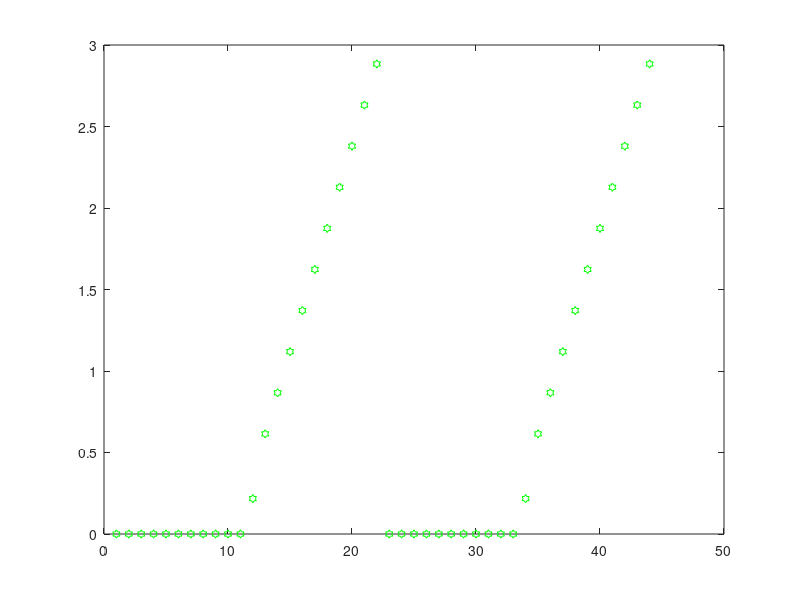

Here is the MATLAB script that generated this plot:
function [htm, area,thrustHTM] = PterodactylGeometry

span = 10;
croot = 3;
ctip  = 2;

% Center of mass
comX = -1.2667;
comY = 0;
comZ = 0;

% Hinge Geometry
hingeY = 1.75;  % Distance from center to hinge/LE intersection
psi = 15*pi/180;
phi    = 90*pi/180;     % Angle of the hinge, tips down for positive angle

%Propeller Position
hingeToProp = 0.5;

% Body Y position of hinge intersection with trailing edge
intY = (croot - hingeY/tan(-psi))/(2*(croot-ctip)/span - 1/tan(-psi));
intX = (intY-hingeY)/tan(-psi);

% Section definiton
% 1-22 is right half, 23-24 is left half
centSectionWidth = hingeY/10;
tmp = centSectionWidth/2;

%Memory allocation
htm = zeros(4,4,44);
area =zeros(1,44);

%Center section
for i = 1:10
    htm(1:4,1:4,i) = [1 0 0 -comX;0 1 0 -comY; 0 0 1 -comZ;0 0 0 1]*...
                     [1 0 0 ((i-0.5)*centSectionWidth)*(croot-ctip)/(2*span)-croot/4;...
                      0 1 0 (i-0.5)*centSectionWidth;...
                      0 0 1 0; 0 0 0 1];
    area(i) = -centSectionWidth*((i-0.5)*centSectionWidth*2*(croot-ctip)/span -croot);
end
for i = 1:10
    htm(1:4,1:4,22+i) = [1 0 0 -comX;0 1 0 -comY; 0 0 1 -comZ;0 0 0 1]*...
                        [1 0 0 ((i-0.5)*centSectionWidth)*(croot-ctip)/(2*span)-croot/4;...
                         0 1 0 -(i-0.5)*centSectionWidth;...
                         0 0 1 0; 0 0 0 1];
    area(22+i) = -centSectionWidth*((i-0.5)*centSectionWidth*2*(croot-ctip)/span -croot);
end
% End Sections
tipSectionWidth = (span/2-intY)/10;

for i=1:10
    htm(1:4,1:4,12+i)= [1 0 0 -comX;0 1 0 -comY; 0 0 1 -comZ;0 0 0 1]*...
          [cos(-psi) -sin(-psi) 0 0;sin(-psi) cos(-psi) 0 hingeY;0 0 1 0;0 0 0 1]*...
          [1 0 0 0;0 cos(phi) -sin(phi) 0;0 sin(phi) cos(phi) 0;0 0 0 1]*...
          [cos(psi) -sin(psi) 0 0;sin(psi) cos(psi) 0 0;0 0 1 0;0 0 0 1]*...
          [1 0 0 0;0 1 0 intY-hingeY;0 0 1 0;0 0 0 1]*...
          [1 0 0 (intY+(i-0.5)*tipSectionWidth)*(croot-ctip)/(2*span)-croot/4;0 1 0 (i-0.5)*tipSectionWidth;0 0 01 0;0 0 0 1];
    area(12+i) = -tipSectionWidth*((intY+(i-0.5)*tipSectionWidth)*2*(croot-ctip)/span -croot);
end
for i=1:10
    htm(1:4,1:4,34+i)= [1 0 0 -comX;0 1 0 -comY; 0 0 1 -comZ;0 0 0 1]*...
          [cos(psi) -sin(psi) 0 0;sin(psi) cos(psi) 0 -hingeY;0 0 1 0;0 0 0 1]*...
          [1 0 0 0;0 cos(-phi) -sin(-phi) 0;0 sin(-phi) cos(-phi) 0;0 0 0 1]*...
          [cos(-psi) -sin(-psi) 0 0;sin(-psi) cos(-psi) 0 0;0 0 1 0;0 0 0 1]*...
          [1 0 0 0;0 1 0 -intY+hingeY;0 0 1 0;0 0 0 1]*...
          [1 0 0 (intY+(i-0.5)*tipSectionWidth)*(croot-ctip)/(2*span)-croot/4;0 1 0 -(i-0.5)*tipSectionWidth;0 0 01 0;0 0 0 1];
    area(34+i) = -tipSectionWidth*((intY+(i-0.5)*tipSectionWidth)*2*(croot-ctip)/span -croot);
end

% HTMs of thrust
thrustHTM = zeros(4,4,3);
thrustHTM(:,:,1) = [1 0 0 -comX;0 1 0 -comY; 0 0 1 -comZ;0 0 0 1]*...
          [cos(psi) -sin(psi) 0 0;sin(psi) cos(psi) 0 -hingeY;0 0 1 0;0 0 0 1]*...
          [1 0 0 0;0 cos(phi) -sin(phi) 0;0 sin(phi) cos(phi) 0;0 0 0 1]*...
          [cos(-psi) -sin(-psi) 0 0;sin(-psi) cos(-psi) 0 0;0 0 1 0;0 0 0 1]*...
          [1 0 0 0; 0 1 0 -hingeToProp; 0 0 1 0; 0 0 0 1];
thrustHTM(:,:,2) = [1 0 0 -comX;0 1 0 -comY; 0 0 1 -comZ;0  0 0 1];
thrustHTM(:,:,3) = [1 0 0 -comX;0 1 0 -comY; 0 0 1 -comZ;0 0 0 1]*...
          [cos(-psi) -sin(-psi) 0 0;sin(-psi) cos(-psi) 0 hingeY;0 0 1 0;0 0 0 1]*...
          [1 0 0 0;0 cos(phi) -sin(phi) 0;0 sin(phi) cos(phi) 0;0 0 0 1]*...
          [cos(psi) -sin(psi) 0 0;sin(psi) cos(psi) 0 0;0 0 1 0;0 0 0 1]*...
          [1 0 0 0;0 1 0 hingeToProp;0 0 1 0; 0 0 0 1];
      
%MACs of outer triangles
htm(1:4,1:4,12) = [1 0 0 -comX;0 1 0 -comY; 0 0 1 -comZ;0 0 0 1]*...
          [cos(-psi) -sin(-psi) 0 0;sin(-psi) cos(-psi) 0 hingeY;0 0 1 0;0 0 0 1]*...
          [1 0 0 0;0 cos(phi) -sin(phi) 0;0 sin(phi) cos(phi) 0;0 0 0 1]*...
          [cos(psi) -sin(psi) 0 0;sin(psi) cos(psi) 0 0;0 0 1 0;0 0 0 1]*...
          [1 0 0 intX/3;0 1 0 2*(intY-hingeY)/3;0 0 1 0; 0 0 0 1];
htm(1:4,1:4,34) = [1 0 0 -comX;0 1 0 -comY; 0 0 1 -comZ;0 0 0 1]*...
          [cos(psi) -sin(psi) 0 0;sin(psi) cos(psi) 0 -hingeY;0 0 1 0;0 0 0 1]*...
          [1 0 0 0;0 cos(-phi) -sin(-phi) 0;0 sin(-phi) cos(-phi) 0;0 0 0 1]*...
          [cos(-psi) -sin(-psi) 0 0;sin(-psi) cos(-psi) 0 0;0 0 1 0;0 0 0 1]*...
          [1 0 0 intX/3;0 1 0 -2*(intY-hingeY)/3;0 0 1 0; 0 0 0 1];
area(12) = -0.5*(intY-hingeY)*intX;
area(34) = -0.5*(intY-hingeY)*intX;

% MACs of inner triangles
% X Coord is arbitrary, get advice from Dr Rogers
htm(1:4,1:4,11) = [1 0 0 -comX;0 1 0 -comY; 0 0 1 -comZ;0 0 0 1]*...
                  [1 0 0 (intX+2*(croot-ctip)*(hingeY+(intY-hingeY)/3)/span - croot)/3;0 1 0 hingeY+(intY-hingeY)/3;0 0 1 0; 0 0 0 1];
htm(1:4,1:4,33) = [1 0 0 -comX;0 1 0 -comY; 0 0 1 -comZ;0 0 0 1]*...
                  [1 0 0 (intX+2*(croot-ctip)*(hingeY+(intY-hingeY)/3)/span - croot)/3;0 1 0 -hingeY-(intY-hingeY)/3;0 0 1 0; 0 0 0 1];
area(11) = -0.5*(intY-hingeY)*(2*(croot-ctip)*hingeY/span-croot);
area(33) = -0.5*(intY-hingeY)*(2*(croot-ctip)*hingeY/span-croot);
%{
for i = 1:10
plot(htm(2,4,i),htm(1,4,i),'g*');
plot(htm(2,4,i+22),htm(1,4,i+22),'rh');
hold on
end
%}
for i= 1:44
    plot(i,htm(3,4,i),'gh');
    hold on
end
end
